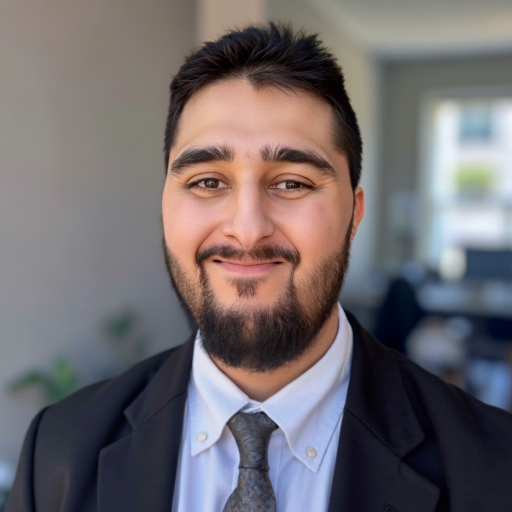
#> input picture headshot.jpeg, 1024 x 1024 px (shown at 1/2 size)
$ python resize-image.py ../headshot.jpeg 100 100
#> lines starting #> are read from the running program, lines starting #| are printed output that depends on the picture
#!/usr/bin/env python3
"""Resize an image using Pillow."""
import sys
from PIL import Image

if len(sys.argv) != 4:
    sys.exit(1)

path = sys.argv[1]
width = int(sys.argv[2])
height = int(sys.argv[3])

img = Image.open(path)
#> img is the input picture: PIL image 1024x1024 RGB; mean R, G, B 113, 106.7, 109.8
img = img.resize((width, height), Image.LANCZOS)
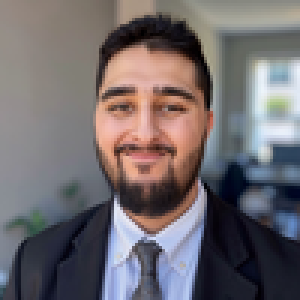
#> img: PIL image 100x100 RGB (shown 3 times larger); mean R, G, B 113, 106.7, 109.8
img.save(path)
